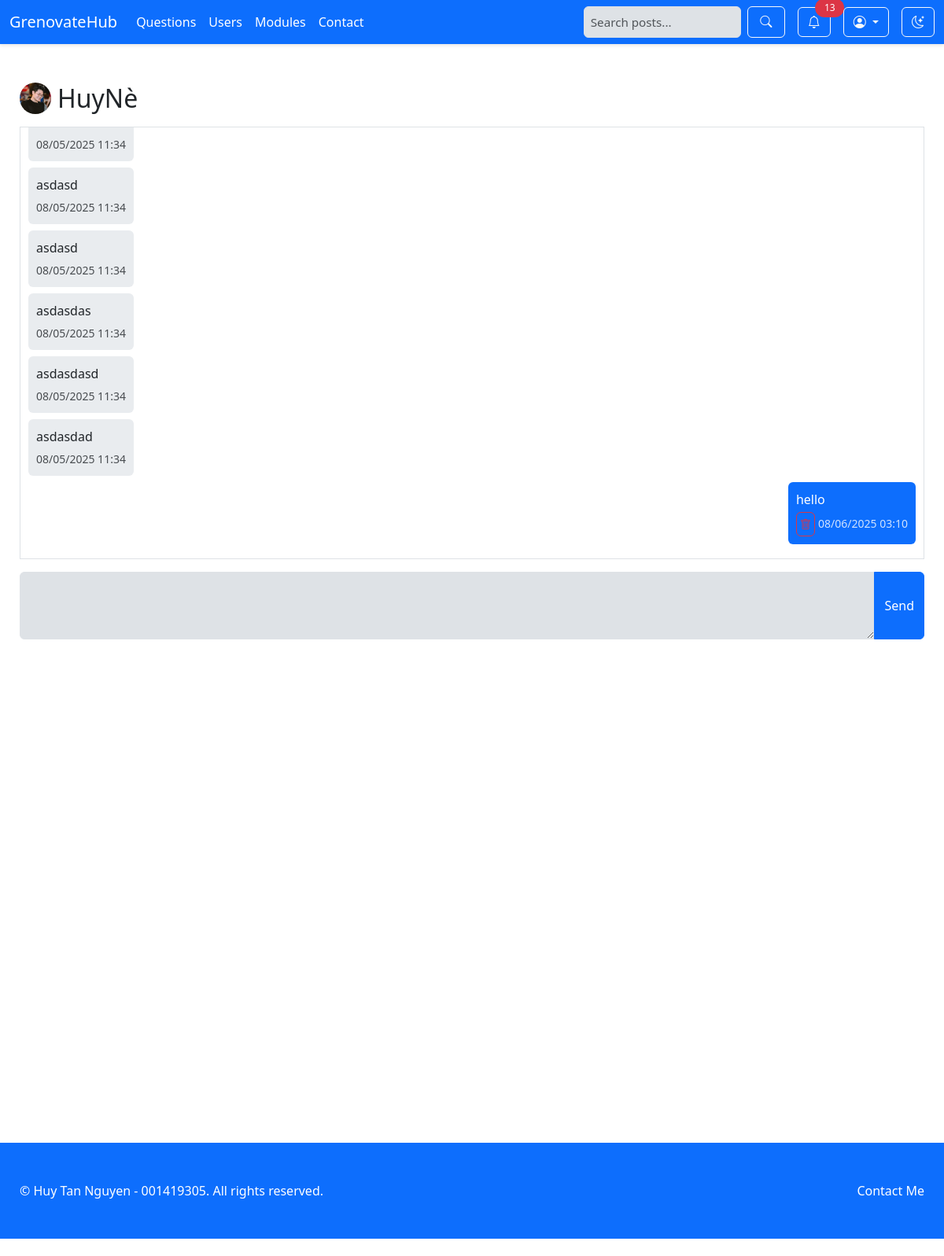
/web1-project-final/chat.php?id=13 (signed in), run on the app's committed database.
### tables this page shows
CREATE TABLE `users` (
  `ID` bigint(20) NOT NULL,
  `Username` varchar(50) NOT NULL,
  `Password` varchar(255) NOT NULL,
  `Email` varchar(100) NOT NULL,
  `Name` varchar(100) DEFAULT NULL,
  `ProfilePicture` varchar(255) DEFAULT NULL,
  `Reputation` bigint(20) DEFAULT 0,
  `DateJoined` timestamp NOT NULL DEFAULT current_timestamp(),
  `About` text DEFAULT NULL
);

CREATE TABLE `conversations` (
  `ID` bigint(20) NOT NULL,
  `SenderID` bigint(20) DEFAULT NULL,
  `ReceiverID` bigint(20) DEFAULT NULL,
  `Content` text NOT NULL,
  `SentAt` timestamp NOT NULL DEFAULT current_timestamp()
);

### web1-project-final/chat.php (called while the page is built, shortened)
<?php
include_once 'includes/DatabaseConnection.php';
include_once 'includes/DatabaseFunction.php';
$user_id = $_SESSION['user_id'];
$person_id = $_GET['id'] ?? null;
$other_user = getChatRecipient($pdo, $person_id);
$messages = getChatHistory($pdo, $user_id, $person_id);
include 'templates/chat.html.php';
include 'templates/layout.html.php';
?>

### web1-project-final/includes/DatabaseFunction.php (called while the page is built, shortened)
<?php
function query($pdo, $sql, $parameters = []) {
    $query = $pdo->prepare($sql);
    foreach ($parameters as $key => $value) {
        if (is_int($value)) {
            $query->bindValue($key, $value, PDO::PARAM_INT);
        } else if (is_bool($value)) {
            $query->bindValue($key, $value, PDO::PARAM_BOOL);
        } else if (is_null($value)) {
            $query->bindValue($key, $value, PDO::PARAM_NULL);
        } else {
            $query->bindValue($key, $value, PDO::PARAM_STR);
        }
    }
    $query->execute();
    return $query;
}
function fetchOne($pdo, $sql, $parameters = []) {
    $query = query($pdo, $sql, $parameters);
    return $query->fetch(PDO::FETCH_ASSOC);
}
function fetchAll($pdo, $sql, $parameters = []) {
    $query = query($pdo, $sql, $parameters);
    return $query->fetchAll(PDO::FETCH_ASSOC);
}
function getChatRecipient($pdo, $userId) {
  $sql = "SELECT ID, Username, ProfilePicture FROM Users WHERE ID = :id";
  return fetchOne($pdo, $sql, ['id' => $userId]);
}
function getChatHistory($pdo, $user1, $user2) {
  $sql = "SELECT c.ID, c.SenderID, c.ReceiverID, c.Content, c.SentAt, u.Username AS sender_name
          FROM Conversations c
          JOIN Users u ON c.SenderID = u.ID
          WHERE (c.SenderID = :user1 AND c.ReceiverID = :user2)
             OR (c.SenderID = :user2 AND c.ReceiverID = :user1)
          ORDER BY c.SentAt ASC";
  return fetchAll($pdo, $sql, [':user1' => $user1, ':user2' => $user2]);
}

### web1-project-final/templates/chat.html.php (the view, shortened to what this page needs)
<div class="container mt-4">
    <div class="d-flex align-items-center mb-3">
        <?php if (!empty($other_user['ProfilePicture'])): ?>
            <img src="upload/uploads/<?php echo htmlspecialchars($other_user['ProfilePicture']); ?>" alt="Profile Picture" class="rounded-circle me-2" style="width: 40px; height: 40px;">
        <?php endif; ?>
        <h2 class="mb-0"><?php echo htmlspecialchars($other_user['Username']); ?></h2>
    </div>
    <div class="chat-history" style="height: 550px; overflow-y: scroll; border: 1px solid var(--border); padding: 10px; background: var(--card);">
    <?php if (empty($messages)): ?>
        <p style="color: var(--foreground); opacity: 0.7;">No messages yet. Start the conversation!</p>
    <?php else: ?>
        <?php foreach ($messages as $message): ?>
            <div class="d-flex mb-2 <?php echo $message['SenderID'] == $user_id ? 'justify-content-end' : 'justify-content-start'; ?>">
                <div style="background: <?php echo $message['SenderID'] == $user_id ? 'var(--primary)' : 'var(--accent)'; ?>; color: <?php echo $message['SenderID'] == $user_id ? 'var(--primary-foreground)' : 'var(--accent-foreground)'; ?>; padding: 10px; border-radius: var(--radius); max-width: 70%; position: relative;word-wrap: break-word;">
                    <p class="mb-1"><?php echo htmlspecialchars($message['Content']); ?></p>
                    <?php if ($message['SenderID'] == $user_id): ?>
                        <form method="POST" action="delete_chat.php" style="bottom: 5px; left: 5px; display: inline;">
                            <button type="submit" class="btn btn-sm btn-outline-danger p-1" aria-label="Delete message">
                                <i class="bi bi-trash"></i>
                            </button>
                        </form>
                        <?php endif; ?>
                        <small style="opacity: 0.8;"><?php echo date('m/d/Y H:i', strtotime($message['SentAt'])); ?></small>
                </div>
            </div>
        <?php endforeach; ?>
    <?php endif; ?>
</div>
    <form method="POST" class="mt-3">
        <div class="input-group">
            <textarea name="content" class="form-control" rows="3" required style="background: var(--input); border-color: var(--border); color: var(--foreground);"></textarea>
            <button type="submit" class="btn btn-primary">Send</button>
        </div>
    </form>
</div>

### web1-project-final/index.css (style rules this page uses)
:root { --primary: #0d6efd; --primary-foreground: #ffffff; --secondary: #6c757d; --secondary-foreground: #ffffff; --accent: #e9ecef; --accent-foreground: #212529; --background: #ffffff; --foreground: #212529; --card: #ffffff; --card-foreground: #212529; --border: #dee2e6; --input: #dee2e6; --ring: #0d6efd; --radius: 0.375rem; --font-family: system-ui, -apple-system, "Segoe UI", Roboto; }
body { font-family: var(--font-family); background-color: var(--background); color: var(--foreground); }
.btn { border-radius: var(--radius); }
.form-control, .form-select { background-color: var(--input); border-color: var(--border); color: var(--foreground); }
.container { max-width: 120vh; margin: 0 auto; padding: 25px; }
.btn-primary { background: var(--primary); color: var(--primary-foreground); border: 1px solid var(--primary); }

### data on the page
users: ProfilePicture (picture), Username "HuyNè"
conversations: SentAt "08/05/2025 11:34"
conversations: Content "asdasd", SentAt "08/05/2025 11:34"
conversations: Content "asdasd", SentAt "08/05/2025 11:34"
conversations: Content "asdasdas", SentAt "08/05/2025 11:34"
conversations: Content "asdasdasd", SentAt "08/05/2025 11:34"
conversations: Content "asdasdad", SentAt "08/05/2025 11:34"
conversations: Content "hello", SentAt "08/06/2025 03:10"

### other printed values
$unread_count "13"
